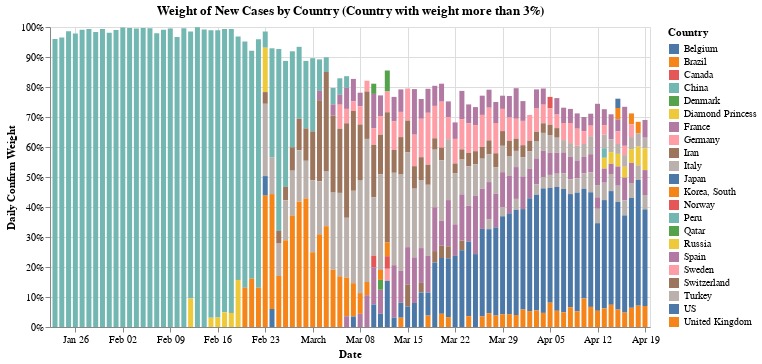

The notebook cell saved with this chart:
### Markdown cell above
## Weight of Cases by Countries

### Code cell
#hide_input
df_confirmed_new = df_confirmed.set_index(['Date', 'Country']).unstack().diff().stack().reset_index()
df_confirmed_new_pct = df_confirmed_new.set_index(['Date', 'Country']).rename(columns={'Cases': 'New Confirm Weight'}).unstack().apply(lambda x: x/sum(x), axis=1).round(3).stack().reset_index()
selection = alt.selection_multi(fields=['Country'], bind='legend')
df_confirmed_new_pct = df_confirmed_new_pct[df_confirmed_new_pct['New Confirm Weight'] > 0.03]

_weight_bar = alt.Chart(df_confirmed_new_pct).mark_bar().encode(
    x='Date:T', 
    y=alt.Y('New Confirm Weight:Q', axis=alt.Axis(format='%'), title='Daily Confirm Weight'), 
    color='Country',
    tooltip=list(df_confirmed_new_pct),
    opacity=alt.condition(selection,alt.value(1), alt.value(0.2))
).add_selection(selection)
_weight_bar.properties(
    title = 'Weight of New Cases by Country (Country with weight more than 3%)',
    width = 600
)

### Figure 1 — Vega-Lite specification as saved in the notebook (floating-point values rounded to 4 significant figures; data arrays with more than 128 entries replaced by an {"elided": "..."} marker saying what was removed)
{"config": {"view": {"continuousWidth": 400, "continuousHeight": 300}}, "data": {"name": "data-36d8afaa365b65cd1895dfcea40e9d3e"}, "mark": "bar", "encoding": {"color": {"type": "nominal", "field": "Country"}, "opacity": {"condition": {"value": 1, "selection": "selector001"}, "value": 0.2}, "tooltip": [{"type": "temporal", "field": "Date"}, {"type": "nominal", "field": "Country"}, {"type": "quantitative", "field": "New Confirm Weight"}], "x": {"type": "temporal", "field": "Date"}, "y": {"type": "quantitative", "axis": {"format": "%"}, "field": "New Confirm Weight", "title": "Daily Confirm Weight"}}, "selection": {"selector001": {"type": "multi", "fields": ["Country"], "bind": "legend"}}, "title": "Weight of New Cases by Country (Country with weight more than 3%)", "width": 600, "$schema": "https://vega.github.io/schema/vega-lite/v4.8.1.json", "datasets": {"data-36d8afaa365b65cd1895dfcea40e9d3e": {"elided": "414 records"}}}
